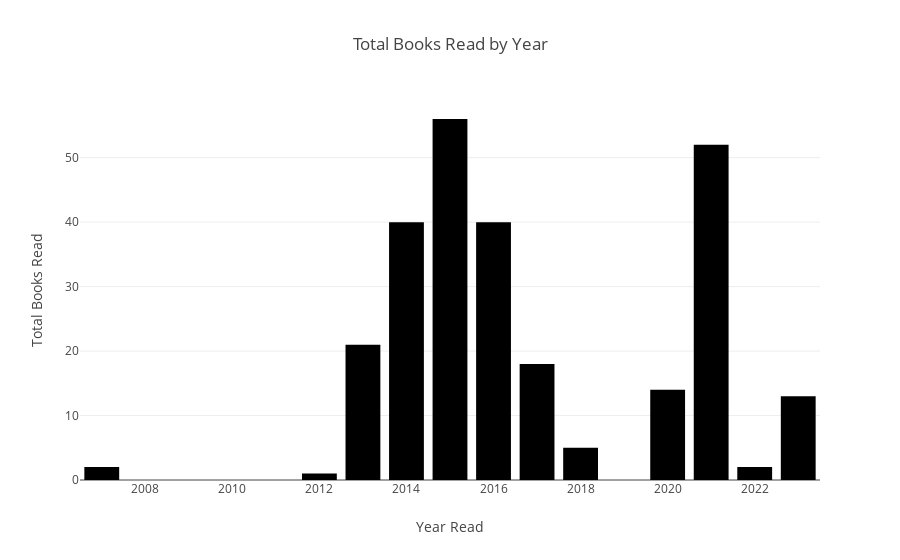

Write notebook code for a chart like this one.
### Code cell
grouped_df = df.groupby(['Year Read']).count().reset_index()

fig = px.bar(grouped_df,
             x='Year Read',
             y='Title',
             title='Total Books Read by Year',
             labels={
                 'Year Read':'Year Read',
                 'Title':'Total Books Read'}
             )
fig.show()

### Figure 1 — Plotly figure (JSON) as saved in the notebook; plotly's stock layout.template omitted (floating-point values rounded to 4 significant figures)
{"data": [{"alignmentgroup": "True", "hovertemplate": "Year Read=%{x}<br>Total Books Read=%{y}<extra></extra>", "legendgroup": "", "marker": {"color": "#000001", "pattern": {"shape": ""}}, "name": "", "offsetgroup": "", "orientation": "v", "showlegend": false, "textposition": "auto", "type": "bar", "x": [2007, 2012, 2013, 2014, 2015, 2016, 2017, 2018, 2020, 2021, 2022, 2023], "xaxis": "x", "y": [2, 1, 21, 40, 56, 40, 18, 5, 14, 52, 2, 13], "yaxis": "y"}], "layout": {"barmode": "relative", "legend": {"tracegroupgap": 0}, "title": {"text": "Total Books Read by Year"}, "xaxis": {"anchor": "y", "domain": [0, 1], "title": {"text": "Year Read"}}, "yaxis": {"anchor": "x", "domain": [0, 1], "title": {"text": "Total Books Read"}}}}
